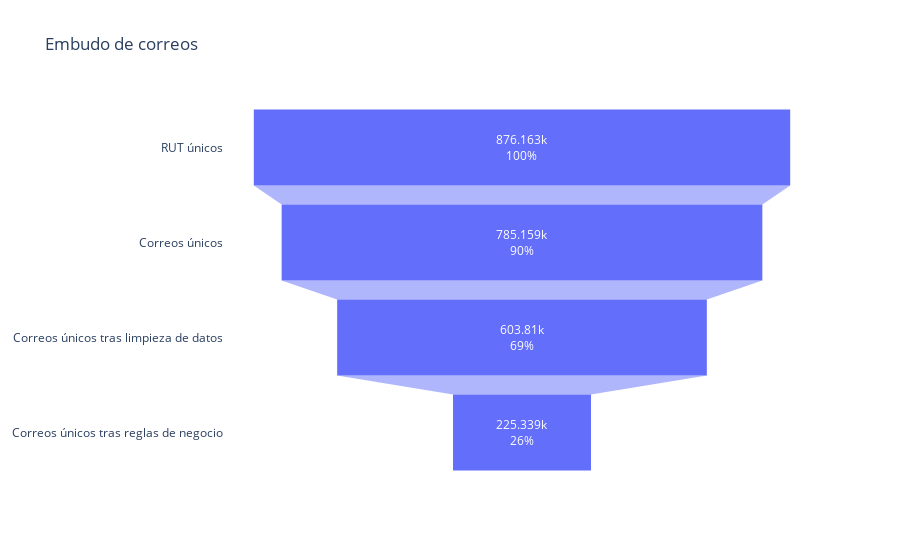

Notebook code cell kept with this figure:
### Code cell
import plotly.graph_objects as go

# Lista de valores y etiquetas proporcionadas (de mayor a menor)
valores = [876163, 785159, 603810, 225339]
valores_formateados = [f'{v:,}'.replace(',', '.') for v in valores]  # Formatear los valores manualmente

etapas = [
    'RUT únicos',
    'Correos únicos',
    'Correos únicos tras limpieza de datos',
    'Correos únicos tras reglas de negocio'
]

# Crear el diagrama de embudo
fig = go.Figure(go.Funnel(
    y = etapas,
    x = valores,
    textinfo = "value+percent initial",
    hovertemplate='%{value:,}<extra>%{percentInitial:.2%}</extra>',  # Mostrar valores sin la 'k'
))

# Actualizar layout para fondo blanco
fig.update_layout(
    title='Embudo de correos',
    funnelmode='stack',
    plot_bgcolor='white'  # Cambiar el color de fondo a blanco
)

fig.show()

### Figure 1 — Plotly figure (JSON) as saved in the notebook; plotly's stock layout.template omitted (floating-point values rounded to 4 significant figures)
{"data": [{"hovertemplate": "%{value:,}<extra>%{percentInitial:.2%}</extra>", "textinfo": "value+percent initial", "type": "funnel", "x": [876163, 785159, 603810, 225339], "y": ["RUT únicos", "Correos únicos", "Correos únicos tras limpieza de datos", "Correos únicos tras reglas de negocio"]}], "layout": {"autosize": true, "funnelmode": "stack", "plot_bgcolor": "white", "title": {"text": "Embudo de correos"}, "xaxis": {"autorange": true, "range": [-486800.0, 486800.0], "type": "linear"}, "yaxis": {"autorange": true, "range": [3.5, -0.5], "type": "category"}}}
